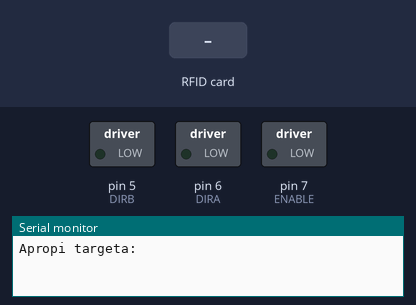
This sketch was run on a simulated Arduino Uno, built with avr-gcc and run on an emulated ATmega328P. Shown: switched loads named in the sketch (green lamp = pin HIGH), the last lines printed to the serial monitor. The inputs (shaded band) are chosen by the test bench. Pins used as bus, display or sensor lines are not drawn.

Above: at 1.2 s.
1.3 s: RFID card E9 03 AD A3 held to the reader
At 2.6 s:
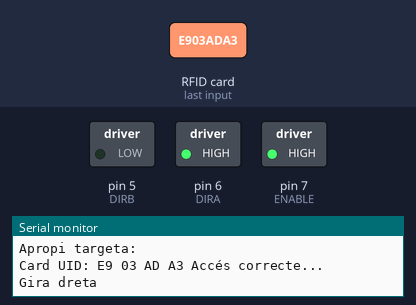
At 7.6 s:
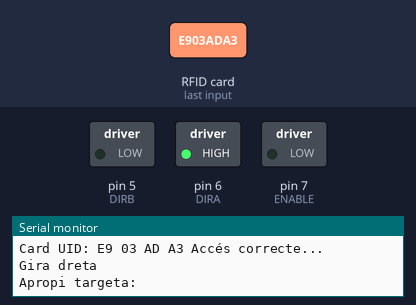
Timing chart, 0 to 8.8 s (numbered marks = the images above; inputs shaded):
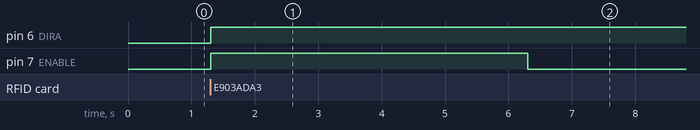

The sketch:

practica_9.2.ino
```cpp
#include <SPI.h>
#include <MFRC522.h>
#define RST_PIN 9 //Pin 9 para el reset del RC522
#define SS_PIN 10 //Pin 10 para el SS (SDA) del RC522
MFRC522 mfrc522(SS_PIN, RST_PIN); ///Creem l'objecte per al RC522

//Defineix els pins del motoret
#define ENABLE 7
#define DIRA 6
#define DIRB 5

int estat=0;

void setup() {
  //Activa els pins del motoret
  pinMode(ENABLE,OUTPUT);
  pinMode(DIRA,OUTPUT);
  pinMode(DIRB,OUTPUT);
  //Inicia el port sèrie per mostrar missatges
  Serial.begin(9600);
  //Iniciem el necessari per l'RFID
  SPI.begin(); //Iniciem el Bus SPI
  mfrc522.PCD_Init(); // Iniciem el MFRC522
  //Mostrem missatge inicial
  Serial.println("Apropi targeta:");
}

byte ActualUID[4]; //Emmagatzema aquí la lectura del tag RFID que llegeix
byte Usuari[4]= {0xE9, 0x03, 0xAD, 0xA3} ; //codi del tag RFID de l'usuari autoritzat

void loop() {
  if ( mfrc522.PICC_IsNewCardPresent()){ // Si detecta una nova targeta
    if ( mfrc522.PICC_ReadCardSerial()){ // Si llegeix la tarja
      // Mostrem l'UID al port sèrie
      Serial.print(F("Card UID:"));
      for (byte i = 0; i < mfrc522.uid.size; i++) {
        Serial.print(mfrc522.uid.uidByte[i] <0x10 ? " 0" : " ");
        Serial.print(mfrc522.uid.uidByte[i],HEX);
        ActualUID[i]=mfrc522.uid.uidByte[i];
      }
      Serial.print(" ");
      //Executem la comparació per veure si és la targeta garantida
      if(compareArray(ActualUID,Usuari)){
        Serial.println("Accés correcte...");
        canviafan();
      }else{
        Serial.println("Accés denegat...");
        Serial.println("Apropi targeta:");
      }
      // Terminamos la lectura de la tarjeta tarjeta actual
      mfrc522.PICC_HaltA();
    }
  }
  delay(100);
}

//Función per comparar dos vectors (en aquest cas el tag mostrat amb l'autoritzat)
boolean compareArray(byte array1[],byte array2[]){
  if(array1[0] != array2[0])return(false);
  if(array1[1] != array2[1])return(false);
  if(array1[2] != array2[2])return(false);
  if(array1[3] != array2[3])return(false);
  return(true);
}

void canviafan(){
  if(estat==0){
    Serial.println("Gira dreta");
    digitalWrite(ENABLE,HIGH); // encén
    digitalWrite(DIRA,HIGH); //quina direcció
    digitalWrite(DIRB,LOW);
    delay(5000);
    digitalWrite(ENABLE,LOW); // apaga
    estat=1;
  } else {
    Serial.println("Gira esquerra");
    digitalWrite(ENABLE,HIGH); // encén
    digitalWrite(DIRA,LOW); //quina direcció
    digitalWrite(DIRB,HIGH);
    delay(5000);
    digitalWrite(ENABLE,LOW); // apaga
    estat=0;
  }
  Serial.println("Apropi targeta:");
}
```

Measured:
- after the input at 1.3 s, pin 6 (DIRA): LOW → HIGH at once; pin 7 (ENABLE): LOW → HIGH at once, → LOW 5.0 s later
